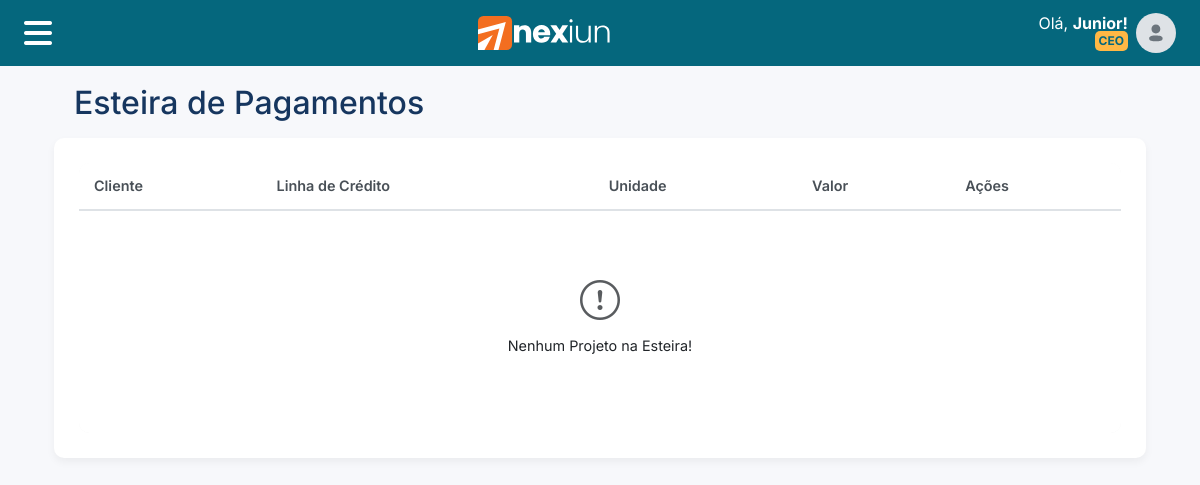
The app's page /projects/conveyor-payments/ (signed in) with its own data.
### enterprises/models.py (models this page shows, shortened)
class Enterprise(models.Model):
    name = models.CharField(max_length=255)
    cnpj_or_cpf = models.CharField(max_length=18)
    subdomain = models.CharField(
        max_length=63,
        unique=True,
        validators=[validate_subdomain],
        help_text='Subdomínio único para acesso (ex: saldus.nexiun.com.br)',
        verbose_name='Subdomínio'
    )
    logo_light = models.ImageField(
        upload_to=enterprise_directory_path,
        blank=True,
        default='icons/logo.svg',
        null=True,
        verbose_name='Logo Claro',
        help_text='Logo para usar em fundos claros'
    )
    logo_dark = models.ImageField(
        upload_to=enterprise_directory_path,
        blank=True,
        default='icons/logo_white.svg',
        null=True,
        verbose_name='Logo Escuro',
        help_text='Logo para usar em fundos escuros'
    )
    favicon = models.ImageField(
        upload_to=enterprise_directory_path,
        blank=True,
        default='icons/favicon.svg',
        null=True,
        verbose_name='Favicon',
        help_text='Ícone que aparece na aba do navegador (formato .ico, .png ou .svg)'
    )
    primary_color = models.CharField(max_length=7, default='#05677D')
    secondary_color = models.CharField(max_length=7, default='#FFB845')
    text_icons_color = models.CharField(max_length=7, default='#FFFFFF')
    created_at = models.DateTimeField(auto_now_add=True, verbose_name='Criado em')
    updated_at = models.DateTimeField(auto_now=True, verbose_name='Atualizado em')
    def get_full_domain(self):
        return f"{self.subdomain}.nexiun.com.br"
    def get_absolute_url(self):
        from django.conf import settings
        if settings.DEBUG:
            return f"http://{self.subdomain}.nexiun.local:8000"
        else:
            return f"https://{self.get_full_domain()}"
    def get_logo_url(self, theme='light'):
        from django.templatetags.static import static
        logo_field = self.logo_light if theme == 'light' else self.logo_dark
        default_logo = 'icons/logo.svg' if theme == 'light' else 'icons/logo_white.svg'
        if not logo_field:
            return static(default_logo)
        if str(logo_field) in ['icons/logo.svg', 'icons/logo_white.svg', 'icons/favicon.svg']:
            return static(str(logo_field))
        else:
            return logo_field.url
    def get_logo_dark_url(self):
        return self.get_logo_url('dark')
    def get_favicon_url(self):
        from django.templatetags.static import static
        if not self.favicon:
            return static('icons/favicon.svg')
        if str(self.favicon) in ['icons/logo_white.svg', 'icons/favicon.svg']:
            return static(str(self.favicon))
        else:
            return self.favicon.url

### users/models.py (models this page shows, shortened)
class User(AbstractBaseUser, PermissionsMixin):
    THEME_CHOICES = [
        ('light', 'Tema Claro'),
        ('dark', 'Tema Escuro'),
        ('auto', 'Automático (Sistema)'),
    ]
    name = models.CharField(max_length=255, verbose_name="Nome")
    email = models.EmailField(unique=True, null=True, verbose_name="Email")
    cpf = models.CharField(max_length=14, unique=True, null=True, verbose_name="CPF")
    phone = models.CharField(max_length=20, null=True, verbose_name="Telefone")
    theme_preference = models.CharField(
        max_length=10,
        choices=THEME_CHOICES,
        default='light',
        verbose_name='Preferência de Tema',
        help_text='Escolha o tema de aparência do sistema'
    )
    roles = models.ManyToManyField(
        Role,
        blank=True,
        related_name="users",
        verbose_name="Cargos",
        help_text="Cargos atribuídos ao usuário"
    )
    custom_permissions = models.ManyToManyField(
        Permission,
        blank=True,
        related_name="users_with_custom_permission",
        verbose_name="Permissões Customizadas",
        help_text="Permissões específicas além das do cargo"
    )
    date_of_birth = models.DateField(null=True, blank=True, verbose_name="Data de Nascimento")
    profile_image = models.ImageField(upload_to=user_directory_path, blank=True, null=True, verbose_name="Imagem de Perfil")
    enterprise = models.ForeignKey(Enterprise, on_delete=models.SET_NULL, null=True, blank=True, verbose_name="Empresa")
    units = models.ManyToManyField(Unit, blank=True, related_name='users', verbose_name="Unidades")
    is_active = models.BooleanField(default=True, verbose_name="Ativo")
    is_staff = models.BooleanField(default=False, verbose_name="Django Staff")
    objects = CustomUserManager()
    USERNAME_FIELD = 'email'
    REQUIRED_FIELDS = ['name']
    def has_perm(self, perm, obj=None):
        if super().has_perm(perm, obj):
            return True
        if not self.is_active:
            return False
        for role in self.roles.filter(is_active=True):
            for permission in role.permissions.all():
                if f"{permission.content_type.app_label}.{permission.codename}" == perm:
                    return True
        for permission in self.custom_permissions.all():
            if f"{permission.content_type.app_label}.{permission.codename}" == perm:
                return True
        return False

class Role(models.Model):
    name = models.CharField(max_length=100, unique=True, verbose_name="Nome")
    code = models.CharField(max_length=50, unique=True, verbose_name="Código")
    description = models.TextField(blank=True, verbose_name="Descrição")
    is_active = models.BooleanField(default=True, verbose_name="Ativo")
    permissions = models.ManyToManyField(
        Permission,
        blank=True,
        verbose_name="Permissões",
        help_text="Permissões padrão deste cargo"
    )
    created_at = models.DateTimeField(auto_now_add=True)
    updated_at = models.DateTimeField(auto_now=True)
    class Meta:
        verbose_name = "Cargo"
        verbose_name_plural = "Cargos"
        ordering = ['name']

### projects/views.py (the view)
# urls.py: path('conveyor-payments/', views.conveyor_payments_view, name='conveyor_payments'),
@login_required
def conveyor_payments_view(request):
    if not request.user.has_perm('users.view_project_payments'):
        messages.error(request, 'Você não tem permissão para acessar esta página.')
        return redirect('home')
    projects = Project.objects.filter(
        status='LB',
    )
    paginator = Paginator(projects, 20)
    page_number = request.GET.get('page')
    page_obj = paginator.get_page(page_number)
    return render(request, 'projects/conveyor_payments.html', {
        'projects': page_obj,
    })

### projects/templates/projects/conveyor_payments.html (shortened to what this page needs)
{% extends "base/base.html" %}
{% load static %}
{% block content %}
<div class="container">
    <div class="row align-items-center ms-2 me-3 mb-3 mt-3 justify-content-between">
        <div class="col-auto">
            <h2 class="text-color-primary m-0">Esteira de Pagamentos</h2>
        </div>
    </div>
    <div class="container-style">
        <div class="table-container">
            <table class="table-modern">
                <thead>
                    <tr>
                        <th class="col-description">Cliente</th>
                        <th class="col-category">Linha de Crédito</th>
                        <th class="col-type">Unidade</th>
                        <th class="col-amount">Valor</th>
                        <th class="col-date">Ações</th>
                    </tr>
                </thead>
                <tbody>
                    {% for project in projects %}
                    <tr>
                        <td>
                            <div class="transaction-text">
                                <i class="fas fa-user me-1" style="color: {{ enterprise.primary_color }};"></i>
                                {{ project.client.name }}
                            </div>
                        </td>
                        <td>
                            <span class="badge-category">
                                <i class="fas fa-folder-tree me-1"></i>
                                {{ project.credit_line.name }}
                            </span>
                        </td>
                        <td>
                            <span class="badge-date">
                                <i class="fas fa-building me-1"></i>
                                {{ project.unit }}
                            </span>
                        </td>
                        <td>
                            <span class="transaction-amount text-success">
                                <i class="fas fa-dollar-sign me-1"></i>
                                R$ {{ project.value|floatformat:2|default:"0.00" }}
                            </span>
                        </td>
                        <td>
                            <a href="{% url 'project_details' project.id %}" class="btn button-style btn-primary rounded" style="background-color: {{ enterprise.primary_color }}; border: none;">
                                <i class="fa-solid fa-eye"></i> Ver Detalhes
                            </a>
                        </td>
                    </tr>
                    {% empty %}
                    <tr>
                        <td colspan="5" class="text-center" style="padding: 60px 0;">
                            <div><i class="bi bi-exclamation-circle text-muted fs-1"></i></div>
                            <p class="mt-1">Nenhum Projeto na Esteira!</p>
                        </td>
                    </tr>
                    {% endfor %}
                </tbody>
             </table>
        </div>
        </div>
    </div>
{% endblock %}

### templates/base/base.html (shortened to what this page needs)
{% load static %}
{% load permission_tags %}
<!DOCTYPE html>
<html lang="pt-br">
<head>
    <link href="https://cdn.jsdelivr.net/npm/bootstrap@5.3.3/dist/css/bootstrap.min.css" rel="stylesheet">
    <link rel="stylesheet" href="https://cdn.jsdelivr.net/npm/bootstrap-icons@1.11.3/font/bootstrap-icons.min.css">
    <link rel="stylesheet" href="https://cdnjs.cloudflare.com/ajax/libs/font-awesome/6.7.2/css/all.min.css">
</head>
<body>
    <nav class="navbar navbar-custom fixed-top">
        <div class="navbar-container">
            <div class="row w-100 g-0">
                <div class="col-auto d-flex align-items-center ">
                    <button type="button" data-bs-toggle="offcanvas" data-bs-target="#offcanvasNavbar" aria-controls="offcanvasNavbar" aria-label="Toggle navigation" class="btn m-0 menu-toggle-btn">
                        <i class="fa-solid fa-bars" style="font-size: 2rem; color: white; padding: 0;"></i>
                    </button>
                </div>
                <div class="col d-flex align-items-center justify-content-center">
                    <a class="navbar-brand m-0 d-flex align-items-center" href="/">
                        {% if enterprise %}
                            <img src="{{ enterprise.get_logo_dark_url }}" alt="Logo" class="d-block" style="height: 50px;">
                        {% else %}
                            <img src="{% static 'icons/logo_white.svg' %}" alt="Logo Padrão" class="d-block" style="height: 50px;">
                        {% endif %}
                    </a>
                </div>
                <div class="col-auto d-flex align-items-center me-2">
                    <div class="ms-2 text-end p-0 me-2" style="line-height: 1;">
                        <p class="text_icons_color m-0 p-0">Olá, <span class="fw-bold">{{ first_name }}!</span></p>
                        <span class="badge badge-style-group-user m-0 p-1">{{ user.roles.first.name|default:"Usuário" }}</span>
                    </div>
                    <img src="{% if user.profile_image %}{{ user.profile_image.url }}{% else %}{% static 'images/user_default_icon.svg' %}{% endif %}" alt="Usuário" class="rounded-circle" style="height: 40px; width: 40px;">
                </div>
            </div>
        </div>
    </nav>
    <main class="container espacing-title">
        {% block content %}{% endblock %}
    </main>
</body>
</html>

### records on screen
Enterprise: get_logo_dark_url (picture)
User: roles.first.name "CEO"

### other values on screen
{{ first_name }} "Junior"
